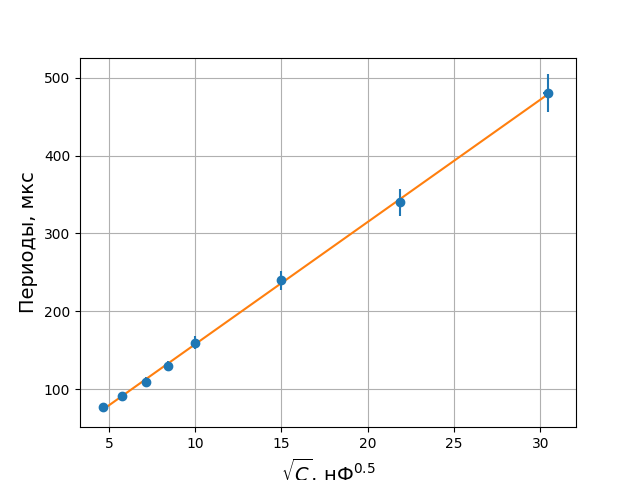

Write Python code to recreate this figure.
import numpy as np
import matplotlib.pyplot as plt
import uncertainties as unc
from uncertainties import unumpy as unp


def uscatter(x, y, add_line=False):
    """Scatter-plot arrays of uncertainties.ufloats, adding errorbars"""
    x_nom = unp.nominal_values(x)
    y_nom = unp.nominal_values(y)
    x_std = unp.std_devs(x)
    y_std = unp.std_devs(y)

    plt.errorbar(x_nom, y_nom, xerr=x_std, yerr=y_std, fmt='o')
    if add_line:
        slope, intercept = np.polyfit(x_nom, y_nom, 1)
        print(f'Plotting line with slope = {slope}, intercept = {intercept}')
        plt.plot(x_nom, slope * x_nom + intercept)


cs = np.array([21.86, 33.23, 50.72, 70.83, 100.3, 223.6, 477.5, 927.7,])
cs = unp.uarray(cs, cs * 0.02)

periods = np.array([77, 92, 110, 130, 160, 240, 340, 480,])

periods = unp.uarray(periods, periods * 0.05)

uscatter(unp.sqrt(cs), periods, True)
plt.grid()
plt.xlabel('$\sqrt{C}$, нФ$^{0.5}$', fontsize=14)
plt.ylabel('Периоды, мкс', fontsize=14)
plt.savefig('check_periods.png')

# Slope = 2π * √L ; 15.7 converted to SI.
slope =  15.7 / 1e6 * np.sqrt(1e9)
L = (slope / (2 * np.pi))**2
print(f'L = {L * 1e3} mH')
